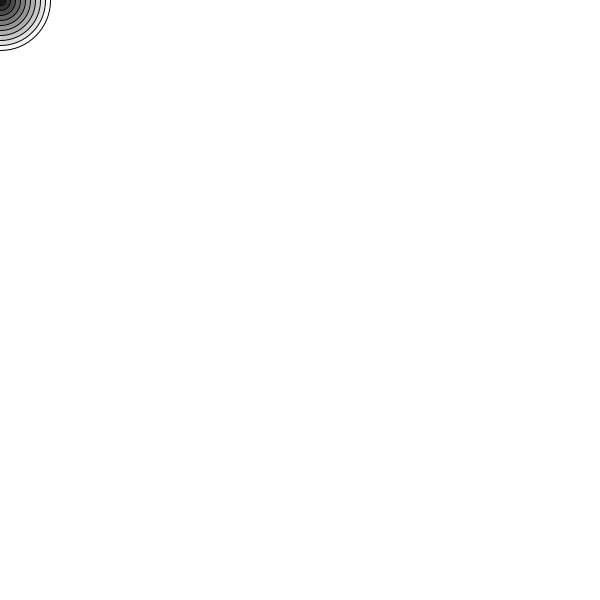
Frame 1 (no input)
Frame 60 (the mouse pressed at the canvas centre just before this capture): identical to frame 1, image omitted
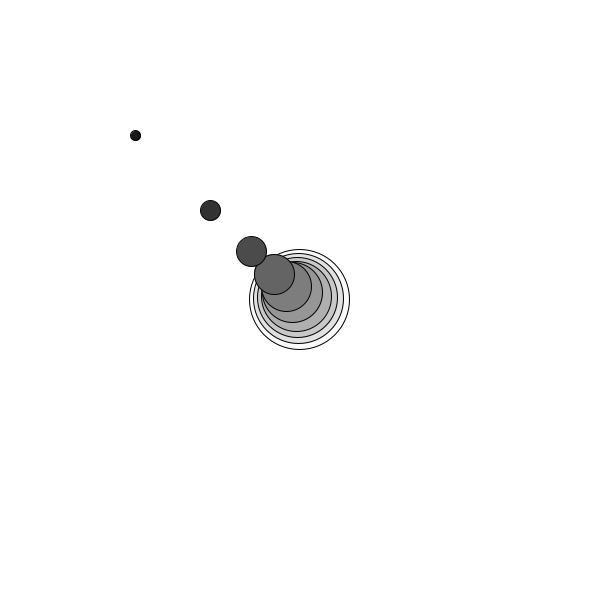
Frame 120 (the mouse held since frame 60 and released just before this capture)

The Processing sketch that drew these frames (run headless with seeded random() and noise(); from frame 60 on, the mouse is pressed at the canvas centre):

// Processing sketch: sample_08_easing_3
// ── sample_08_easing_3.pde
float [] x = new float [10];
float [] y = new float [10];
float [] speed = new float [10];
float [] radius = new float [10];

void setup(){
  size(600, 600);
  
  for(int i=0; i<10; i++){
    x[i] = 0;
    y[i] = 0;
    speed[i] = 0.1 - (0.1 * i/10);
    radius[i] = 100 - i*10;
  }
}

void draw(){
  background(255);

  for(int i=0; i<10; i++){
    x[i] += (mouseX - x[i]) * speed[i]; 
    y[i] += (mouseY - y[i]) * speed[i];
    fill(radius[i]*2.5);
    ellipse(x[i], y[i], radius[i], radius[i]);
  }
}
